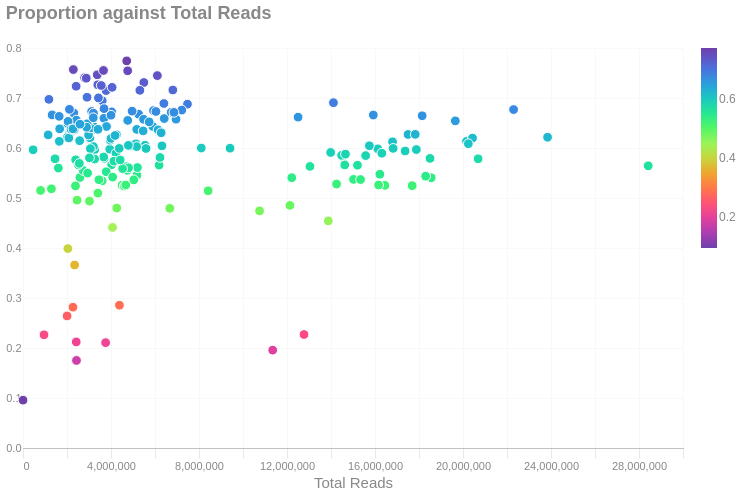

This figure's notebook cell:
### Markdown cell above
### Total reads vs
This scatterplot is a diagnostic that shows the relationship between the proportion of total reads compared to _something_. Each point is a sample and is colored by the value of the variable you select.

### Code cell
_ycols = ["Valid", "Unique Molecules", "Linked", "Barcodes", "Molecules/Barcode", "Reads/Molecule"]
dropdowny = alt.binding_radio(
    options= _ycols,
    labels=[f" {i}  " for i in _ycols],
    name='Y Axis: '
)
ycol_param = alt.param(value='Linked', bind=dropdowny)

with SafeRender(aggregate_df):
    (
        alt.Chart(aggregate_df[['Sample', 'Valid', 'Total Reads', "Unique Molecules", "Linked", "Barcodes", "Molecules/Barcode", "Reads/Molecule"]])
        .mark_point(stroke = "white", strokeWidth = 1)
        .add_params(ycol_param)
        .transform_calculate(Selected=f'datum[{ycol_param.name}]')
        .encode(
            y=alt.Y('Selected:Q', title = ''),
            x='Total Reads:Q',
            color=alt.Color('Selected:Q').scale(scheme='rainbow'),
            tooltip = ['Sample', 'Selected:Q', 'Total Reads:Q']
        )
        .properties(
            title=alt.Title('Proportion against Total Reads'),
            usermeta={
                'embedOptions': {'downloadFileName': f'alignments.percent.linked'},
                'padding': {'left': 80, 'right': 20, 'top': 10, 'bottom': 10}
            }
        )
    ).display()

### Figure 1 — Vega-Lite specification as saved in the notebook (floating-point values rounded to 4 significant figures; data arrays with more than 128 entries replaced by an {"elided": "..."} marker saying what was removed)
{"width": "container", "height": 400, "config": {"title": {"anchor": "start", "dy": -15, "fontSize": 18, "color": "#888888", "subtitleColor": "#888888", "subtitleFontSize": 14}, "arc": {"fill": "#0072B2"}, "axis": {"domainColor": "#888888", "domainWidth": 0.5, "gridWidth": 0.2, "grid": false, "titleFontWeight": 400, "titleFontSize": 15, "labelFontSize": 11, "labelColor": "#888888", "tickColor": "#888888", "tickWidth": 0.2, "titleColor": "#888888"}, "axisBand": {"grid": false}, "axisX": {"grid": true, "tickSize": 10, "domainCap": "round"}, "axisY": {"domain": false, "grid": true, "tickSize": 0, "domainCap": "round"}, "background": "transparent", "header": {"labelFontSize": 15, "labelColor": "#888888", "titleFontSize": 15, "titleFontWeight": 600, "titleColor": "#888888"}, "legend": {"labelFont": "sans-serif", "labelFontSize": 12, "labelColor": "#888888", "symbolSize": 100, "symbolType": "circle", "titleFontSize": 12, "titlePadding": 10, "titleColor": "#888888", "title": null}, "range": {"category": ["#E69F00", "#56B4E9", "#009E73", "#F0E442", "#0072B2", "#D55E00", "#CC79A7", "#000000"], "diverging": ["#cfe8f3", "#a2d4ec", "#73bfe2", "#46abdb", "#1696d2", "#12719e"]}, "area": {"fill": "#0072B2", "fillOpacity": 0.7, "line": true, "strokeOpacity": 0.7}, "line": {"color": "#0072B2", "stroke": "#0072B2", "strokeWidth": 2}, "trail": {"color": "#0072B2", "stroke": "#0072B2", "strokeWidth": 0, "size": 1}, "point": {"filled": true, "fillOpacity": 1.0, "size": 95}, "text": {"color": "#888888", "fontSize": 11, "align": "right", "fontWeight": 400, "size": 11}, "bar": {"fill": "#0072B2", "stroke": null}, "view": {"stroke": null, "continuousWidth": 660, "continuousHeight": 400}}, "data": {"name": "data-c9232016ff8a52ca5c1c1a8a5e72bf4c"}, "mark": {"type": "point", "stroke": "white", "strokeWidth": 1}, "encoding": {"color": {"field": "Selected", "scale": {"scheme": "rainbow"}, "type": "quantitative"}, "tooltip": [{"field": "Sample", "type": "nominal"}, {"field": "Selected", "type": "quantitative"}, {"field": "Total Reads", "type": "quantitative"}], "x": {"field": "Total Reads", "type": "quantitative"}, "y": {"field": "Selected", "title": "", "type": "quantitative"}}, "params": [{"name": "param_669783db0cbcd0f8", "bind": {"input": "radio", "options": ["Valid", "Unique Molecules", "Linked", "Barcodes", "Molecules/Barcode", "Reads/Molecule"], "labels": [" Valid  ", " Unique Molecules  ", " Linked  ", " Barcodes  ", " Molecules/Barcode  ", " Reads/Molecule  "], "name": "Y Axis: "}, "value": "Linked"}], "title": {"text": "Proportion against Total Reads"}, "transform": [{"calculate": "datum[param_669783db0cbcd0f8]", "as": "Selected"}], "usermeta": {"embedOptions": {"downloadFileName": "alignments.percent.linked"}, "padding": {"left": 80, "right": 20, "top": 10, "bottom": 10}}, "$schema": "https://vega.github.io/schema/vega-lite/v6.4.1.json", "datasets": {"data-c9232016ff8a52ca5c1c1a8a5e72bf4c": {"elided": "192 records"}}}
